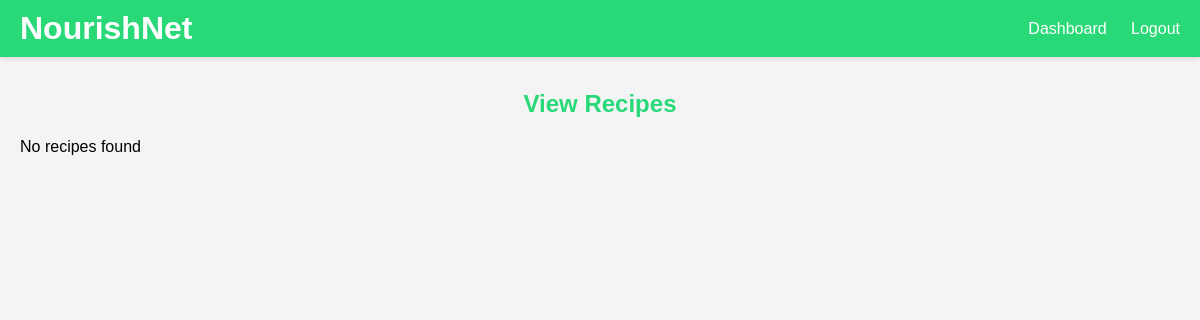
/viewrecipes.php, run on an earlier commit of the app's database.
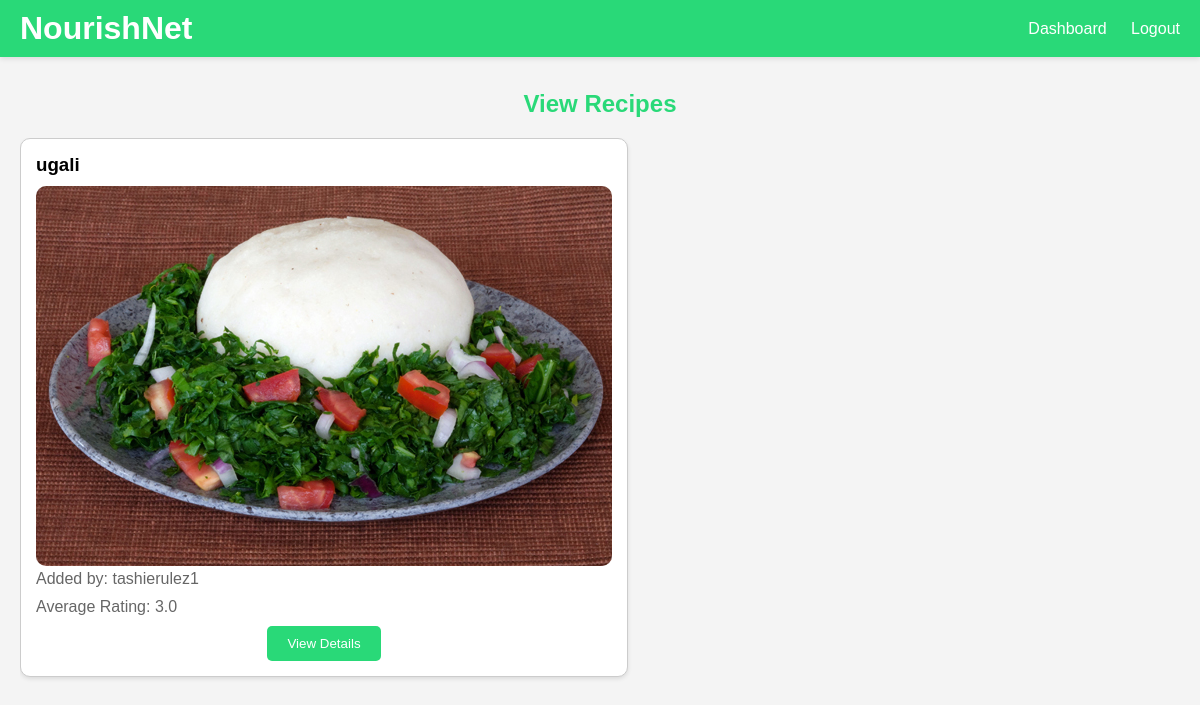
And on a later commit of the database.
### tables this page shows
CREATE TABLE `recipe` (
  `recipe_id` int(11) NOT NULL,
  `user_id` int(11) DEFAULT NULL,
  `recipe` varchar(255) NOT NULL,
  `recipe_description` text DEFAULT NULL,
  `recipe_ingredients` text DEFAULT NULL,
  `recipe_instructions` text DEFAULT NULL,
  `recipe_image` varchar(255) DEFAULT NULL,
  `recipe_tag` varchar(255) NOT NULL
);

CREATE TABLE `users` (
  `user_id` int(255) NOT NULL,
  `username` varchar(255) NOT NULL,
  `password` varchar(255) NOT NULL,
  `email` varchar(255) NOT NULL,
  `user_type` varchar(255) NOT NULL
);

### viewrecipes.php (the view, shortened to what this page needs)
<?php
include 'config.php';
$conn = new mysqli($servername, $username, $password, $dbname);
$sql = "SELECT recipe.recipe_id, recipe.recipe, recipe.recipe_image, users.username, AVG(rating.rating) AS avg_rating
        FROM recipe
        JOIN users ON recipe.user_id = users.user_id
        LEFT JOIN rating ON recipe.recipe_id = rating.recipe_id
        GROUP BY recipe.recipe_id";
$result = $conn->query($sql);
?>
<!DOCTYPE html>
<html lang="en">
<head>
</head>
<body>
    <div class="taskbar">
        <div class="taskbar-left">
            <h1>NourishNet</h1>
        </div>
        <div class="taskbar-right">
            <a href="userdashboard.php">Dashboard</a>
            <a href="logout.php">Logout</a>
        </div>
    </div>
    <div class="content">
        <h2>View Recipes</h2>
        <div class="recipes-container">
            <?php
            if ($result->num_rows > 0) {
                while($row = $result->fetch_assoc()) {
                    echo "<div class='recipe'>";
                    echo "<h3>".$row["recipe"]."</h3>";
                    echo '<img src="'.$row["recipe_image"].'" alt="'.$row["recipe"].'">';
                    echo "<p>Added by: ".$row["username"]."</p>";
                    echo "<p>Average Rating: ";
                    echo number_format($row["avg_rating"], 1);
                    echo "</p>";
                    echo "<form action='viewrecipe.php' method='GET'>";
                    echo "<input type='submit' value='View Details'>";
                    echo "</form>";
                    echo "</div>";
                }
            } else {
                echo "<p>No recipes found</p>";
            }
            ?>
        </div>
    </div>
</body>
</html>

### viewrecipes.php (style rules this page uses)
* { margin: 0; padding: 0; box-sizing: border-box; font-family: 'Arial', sans-serif; }
body { background: #f4f4f4; margin: 0; padding: 0; }
.taskbar { position: fixed; top: 0; left: 0; width: 100%; background: #29d978; padding: 10px 20px; display: flex; justify-content: space-between; align-items: center; box-shadow: 0 2px 5px rgba(0, 0, 0, 0.1); z-index: 1000; }
.taskbar-left { display: flex; align-items: center; }
.taskbar-left h1 { color: white; margin-right: 20px; }
.taskbar-right a { color: white; text-decoration: none; margin-left: 20px; font-size: 16px; transition: color 0.3s; }
.content { margin-top: 70px; padding: 20px; }
h2 { color: #29d978; text-align: center; margin-bottom: 20px; }
.recipes-container { display: flex; overflow-x: auto; gap: 10px; padding-bottom: 20px; }
.recipe { min-width: 300px; border: 1px solid #ccc; padding: 15px; background: #fff; border-radius: 10px; box-shadow: 0 2px 4px rgba(0, 0, 0, 0.1); flex-shrink: 0; }
.recipe img { max-width: 100%; height: auto; border-radius: 10px; }
.recipe h3 { color: black; margin-bottom: 10px; }
.recipe p { color: #666; margin-bottom: 10px; }
.recipe form { text-align: center; }
.recipe form input[type="submit"] { background: #29d978; color: white; border: none; padding: 10px 20px; border-radius: 5px; cursor: pointer; transition: background 0.3s; }

What changed in the data, as far as the page shows it:
added recipe: recipe "ugali", recipe_image (picture), user.username "tashierulez1", avg_rating "3.0"
Also different on the page:
text no longer shown: "No recipes found"
